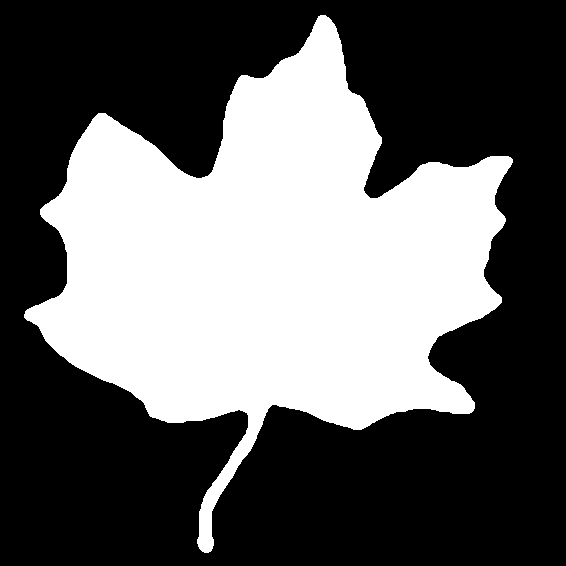
#> input picture DIP-HW9/data/Images/leaf.tif, 566 x 566 px, found by its file name
$ jupyter execute Q2.ipynb
#> lines starting #> are read from the running program, lines starting #| are printed output that depends on the picture; after the words box and inside, x2 and y2 are one past the last pixel; in counts of white or black regions, pixels touching at a corner belong together
## Exercise 2: Border Following and Chain Codes

### Overview

This exercise focuses on extracting, analyzing, and representing the boundary of an object using three major techniques:

1. **Boundary Following Algorithm** – Manually implementing the contour-following method described in Section 11.1.1 of the textbook, applied to the "leaf.tif" image.
2. **Chain Code Representation** – Extracting the chain code from the boundary obtained, after performing boundary subsampling to reduce point density.
3. **Fourier Descriptors** – Applying the Fourier descriptor method described in Section 11.2.3 to represent the boundary in the frequency domain and reduce the number of descriptors while maintaining the recognizability of the shape.

### Constraints

- Use of built-in functions for boundary detection and chain code extraction is **not allowed**.
- All algorithms must be implemented manually based on the concepts provided in the textbook.

[cell 1]
import numpy as np
import cv2
import matplotlib.pyplot as plt
import math

[cell 2]
img = cv2.imread("/mnt/e/Term 4/HW/DIP-HW9/data/Images/leaf.tif", cv2.IMREAD_GRAYSCALE)
#> img: shape (566, 566); 38.2% white; 1 white region, box (x1, y1, x2, y2) and area: (24, 15, 513, 553) 122446

plt.imshow(img, cmap='gray')
plt.title("Binary Image")
plt.axis("off")
plt.show()

[cell 3]
# binarize the image
threshold_utso, binary = cv2.threshold(img, 0, 1, cv2.THRESH_BINARY + cv2.THRESH_OTSU)
#> threshold_utso = 0

plt.imshow(binary*255.0, cmap='gray')
plt.title("Binary Image")
plt.axis("off")
plt.show()
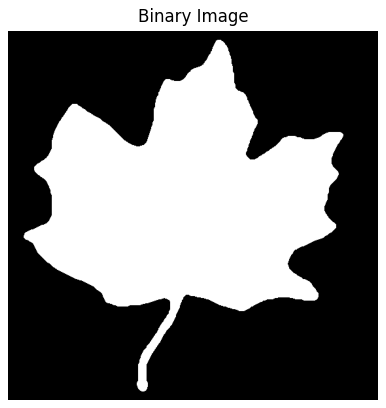
#> figure drawn by matplotlib, 1 panel

print(f'Utso threshold is: {threshold_utso}')
#| Utso threshold is: 0.0

[cell 4]
# Pad the binary image to avoid index errors at the borders
binary = np.pad(binary, ((1, 1), (1, 1)), mode='constant')
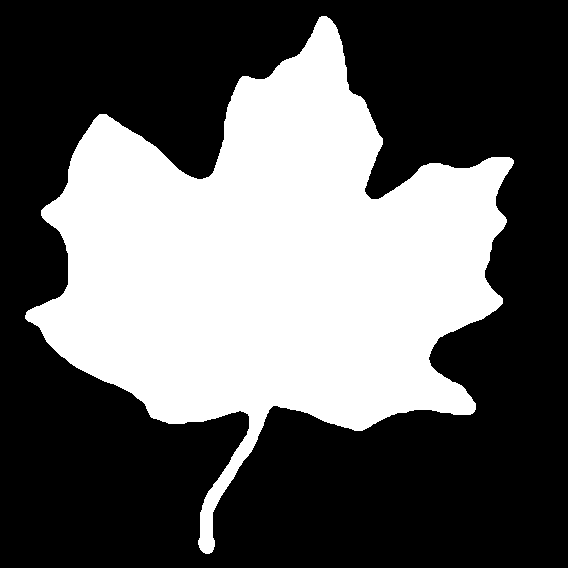
#> binary: shape (568, 568); values 0 (black) and 1 (white), 38% white; 1 white region, box (x1, y1, x2, y2) and area: (25, 16, 514, 554) 122446

[cell 5]
# Define 8-connected neighbor directions (clockwise)
neighbors = [(-1, 0), (-1, 1), (0, 1), (1, 1),
             (1, 0), (1, -1), (0, -1), (-1, -1)]

[cell 6]
# Define 8-connected neighbor directions (clockwise)
neighbors = [(-1, -1), (-1, 0), (-1, 1), (0, 1), (1, 1),
             (1, 0), (1, -1), (0, -1)]

[cell 7]
# Find the top-left most foreground pixel (b0)
cords = np.argwhere(binary == 1)
#> cords = 122446 pairs, first value 16 to 553, second value 25 to 513
cords
#> Out has the same summary as cords

[cell 8]
b0 = cords[0]
#> b0 = [16, 321]
b = b0.copy()
#> b = [16, 321]
c = b + [0, -1]
#> c = [16, 320]

[cell 9]
boundary = [b.tolist()]
#> boundary = [[16, 321]]
visited = set()
visited.add(tuple(b))

[cell 10]
b0 = cords[0]
b = b0.copy()
c = b + [0, -1]
boundary = [b.tolist()]

neighbor_idx = 0

while True:
    found = False

    for i in range(len(neighbors)):
        idx = (neighbor_idx + i) % 8

        candidate = tuple(b_i + n_i for b_i, n_i in zip(b, neighbors[idx]))
        dx, dy = candidate

        if binary[dx, dy] == 1:
            idx_c = (idx -1) % 8
            neighbor_idx = idx_c - 2
            c = tuple(b_i + n_i for b_i, n_i in zip(b, neighbors[idx_c]))
            b = candidate
            boundary.append(candidate)
            found = True
            break

    if not found or np.array_equal(b, b0):
        break
#> after the loop, boundary = 1900 pairs, first value 16 to 553, second value 25 to 513

[cell 11]
boundary_image = np.zeros_like(binary)

for _, y in enumerate(boundary):
    boundary_image[y[0], y[1]] = 1
#> this loop made 1900 passes
#> y on passes 1 to 3: [16, 321], (16, 322), (16, 323)
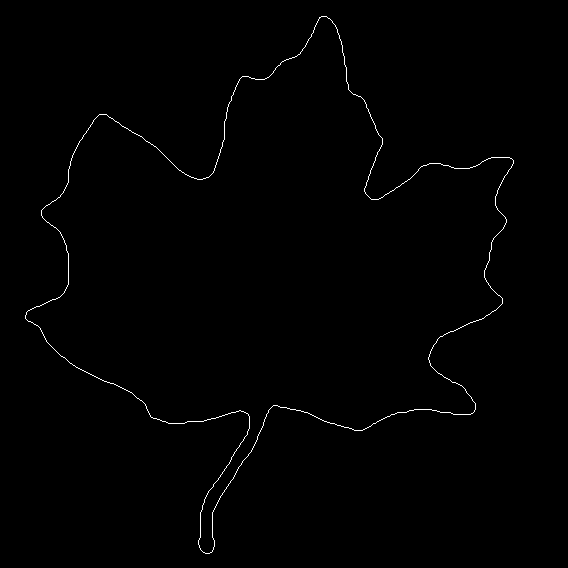
#> boundary_image: shape (568, 568); values 0 (black) and 1 (white), 0.59% white in thin lines or dots, all inside (x1, y1, x2, y2) = (25, 16, 514, 554)


plt.figure(figsize=(8,8))
plt.imshow(boundary_image, cmap='Reds', alpha=0.6)
plt.title("Boundary image")
plt.axis('off')
plt.show()

[cell 12]
boundary
#> Out has the same summary as boundary

___

# Part b

[cell 13]
step = 3

resampled_image = boundary[::step]
#> resampled_image = 634 pairs, first value 16 to 553, second value 25 to 513

boundary_image_resampled = np.zeros_like(binary)

for _, y in enumerate(resampled_image):
    boundary_image_resampled[y[0], y[1]] = 1
#> this loop made 634 passes
#> y on passes 1 to 3: [16, 321], (16, 324), (17, 327)
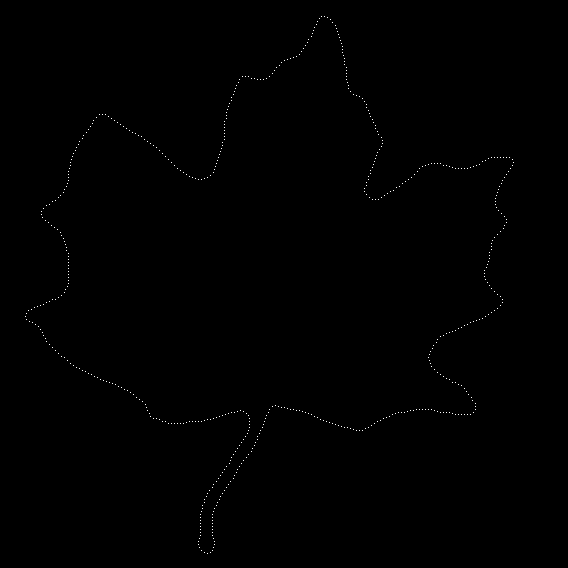
#> boundary_image_resampled: shape (568, 568); values 0 (black) and 1 (white), 0.2% white in thin lines or dots, all inside (x1, y1, x2, y2) = (25, 16, 514, 554)


plt.figure(figsize=(8,8))
plt.imshow(boundary_image_resampled, cmap='Blues', alpha=1)
plt.title("Boundary image")
plt.axis('off')
plt.show()

[cell 14]
boundaries_points = np.argwhere(boundary_image_resampled == 1)
#> boundaries_points = 633 pairs, first value 16 to 553, second value 25 to 513

[cell 15]
codes = []

for i in range(boundaries_points.shape[0]):
    current_point = tuple(boundaries_points[i])

    if i == (boundaries_points.shape[0] - 1):
        next_point = tuple(boundaries_points[0])
    else:
        next_point = tuple(boundaries_points[i+1])

    x1, y1 = current_point
    x2, y2 = next_point

    dx = x2 - x1
    dy = y2 - y1

    angle_rad = math.atan2(dx, dy)
    angle_deg = math.degrees(angle_rad)
    angle = (angle_deg + 360) % 360

    #  code = int((angle + 22.5) // 45) % 8

    if 337.5 <= angle or angle < 22.5:
        code = 0
    elif 22.5 <= angle < 67.5:
        code = 7
    elif 67.5 <= angle < 112.5:
        code = 6
    elif 112.5 <= angle < 157.5:
        code = 5
    elif 157.5 <= angle < 202.5:
        code = 4
    elif 202.5 <= angle < 247.5:
        code = 3
    elif 247.5 <= angle < 292.5:
        code = 2
    elif 292.5 <= angle < 337.5:
        code = 1

    codes.append(code)
#> this loop made 633 passes
#> (x1, y1, x2, y2, dx, dy, angle_rad, angle_deg) on passes 1 to 12: (16, 321, 16, 324, 0, 3, 0, 0), (16, 324, 17, 327, 1, 3, 0.322, 18.43), (17, 327, 18, 319, 1, -8, 3.02, 172.9), (18, 319, 19, 330, 1, 11, 0.0907, 5.19), (19, 330, 21, 317, 2, -13, 2.99, 171.3), (21, 317, 22, 332, 1, 15, 0.0666, 3.81), (22, 332, 24, 316, 2, -16, 3.02, 172.9), (24, 316, 25, 335, 1, 19, 0.0526, 3.01), (25, 335, 27, 314, 2, -21, 3.05, 174.6), (27, 314, 28, 336, 1, 22, 0.0454, 2.6), (28, 336, 30, 313, 2, -23, 3.05, 175), (30, 313, 31, 337, 1, 24, 0.0416, 2.39)
#> (x1, y1, x2, y2, dx, dy) on pass 58: (79, 346, 82, 238, 3, -108)

codes
#> Out = 633 values, max 7 at index 272, min 0 at index 0, mean 1.58

# Part c

[cell 16]
from skimage.measure import find_contours


# To find boundary of an image
contours = find_contours(image=binary, level=0.5)
boundary = contours[0]
print(f'Number of points on boundary is: {boundary.shape[0]}')
#| Number of points on boundary is: 2719

boundary_image = np.zeros_like(binary)

for _, point in enumerate(boundary):
    boundary_image[int(point[0]), int(point[1])] = 1
#> this loop made 2719 passes
#> point on passes 1 to 3: [553.5, 209], [553.5, 208], [553.5, 207]
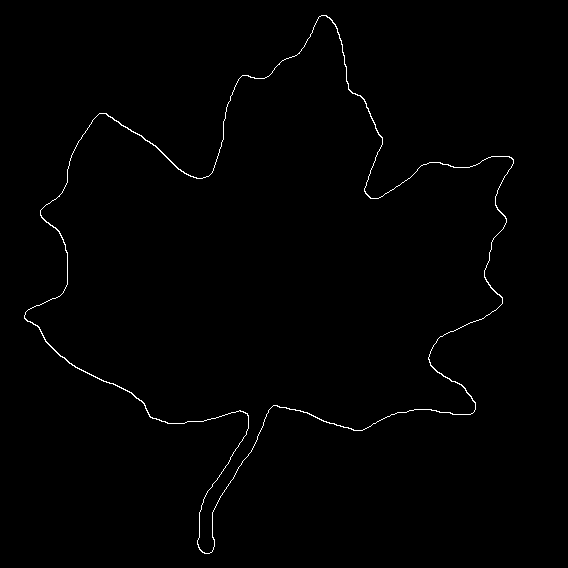
#> boundary_image: shape (568, 568); values 0 (black) and 1 (white), 0.7% white in thin lines or dots, all inside (x1, y1, x2, y2) = (24, 15, 514, 554)


plt.figure(figsize=(8,8))
plt.imshow(boundary_image, cmap='Reds', alpha=0.6)
plt.title("Boundary image")
plt.axis('off')
plt.show()

[cell 17]
np_pts = boundary.shape[0]
if np_pts % 2 != 0:
    boundary = np.vstack([boundary, boundary[-1]])
    np_pts += 1

complex_boundary = boundary[:, 0] + 1j * boundary[:, 1]
fft_boundary = np.fft.fft(a=complex_boundary)
fft_boundary_shift = np.fft.fftshift(fft_boundary)

magnitude = np.abs(fft_boundary)
magnitude_centered = np.abs(fft_boundary_shift)

plt.figure(figsize=(12,4))

plt.subplot(1,2,1)
plt.plot(magnitude)
plt.title("FFT (Unshifted)")
plt.xlabel("Frequency index")
plt.ylabel("Magnitude")

plt.subplot(1,2,2)
plt.plot(magnitude_centered)
plt.title("FFT (Shifted with fftshift)")
plt.xlabel("Frequency index")
plt.ylabel("Magnitude")

plt.tight_layout()
plt.show()
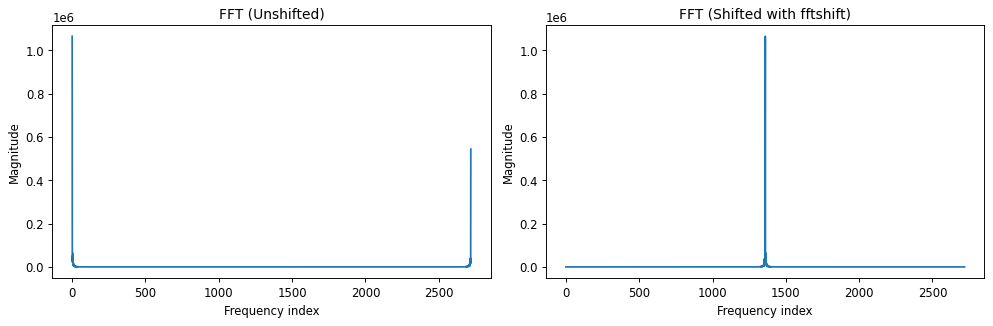
#> figure drawn by matplotlib, 2 panels; panel 1: curve peaks at x = 0, y = 1065382.9; panel 2: curve peaks at x = 1360, y = 1065382.9

[cell 18]
nums = [286, 144, 72, 36, 18, 8]

for i, num in enumerate(nums):
    selected = fft_boundary[:num]
    fft_copy = np.zeros_like(fft_boundary)

    fft_copy[:num//2] = fft_boundary[:num//2]
    fft_copy[-num//2:] = fft_boundary[-num//2:]
    approx_ifft = np.fft.ifft(fft_copy)

    real_approx = np.real(approx_ifft)
    imag_approx = np.imag(approx_ifft)

    approx = np.vstack([real_approx, imag_approx]).T

    plt.figure(figsize=(24, 4))
    plt.subplot(1,len(nums),i+1)
    plt.plot(approx[:,1], -approx[:,0], 'r-')
    plt.title(f"k = {num}")
    plt.axis('equal')
    plt.axis('off')
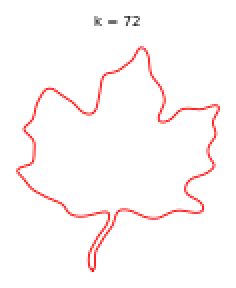
#> figure drawn by matplotlib, 1 panel
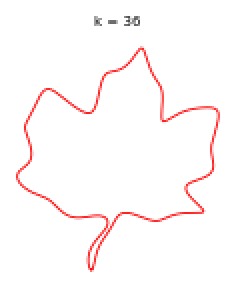
#> figure drawn by matplotlib, 1 panel
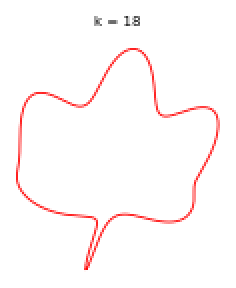
#> figure drawn by matplotlib, 1 panel
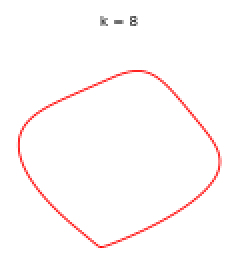
#> figure drawn by matplotlib, 1 panel

$ run again, with DIP-HW9/data/Images/chromosome.tif copied over DIP-HW9/data/Images/leaf.tif
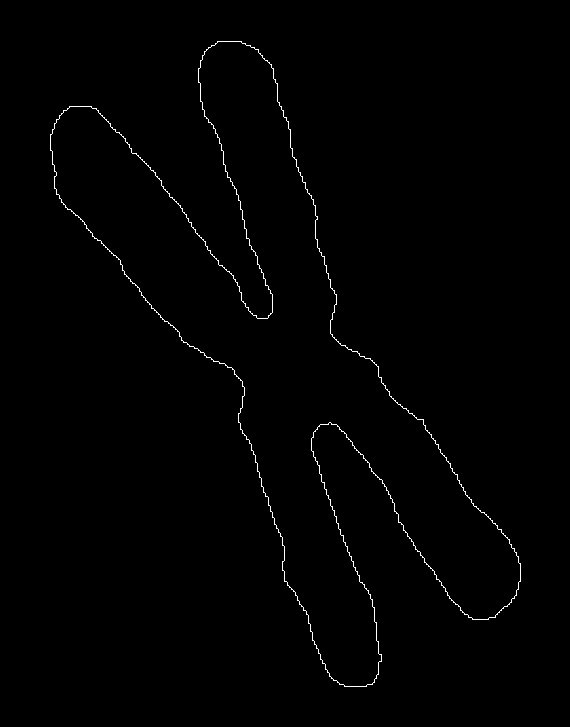
#> input picture DIP-HW9/data/Images/chromosome.tif, 570 x 727 px, found by its file name
#> img: shape (727, 570); 0.69% white in thin lines or dots, all inside (x1, y1, x2, y2) = (50, 41, 521, 687)
#> threshold_utso = 0
#| Utso threshold is: 0.0
#> cords = 2867 pairs, first value 42 to 687, second value 51 to 521
#> `cords`: Out has the same summary as cords
#> b0 = [42, 218]
#> c = [42, 217]
#> `boundary = [b.tolist()]`: boundary = [[42, 218]]
#> after the loop `while True:`: boundary = 2868 pairs, first value 42 to 687, second value 51 to 521
#> the loop `for _, y in enumerate(boundary):` made 2868 passes
#> y on passes 1 to 3: [42, 218], (42, 219), (42, 220)
#> `boundary`: Out has the same summary as boundary
#> resampled_image = 956 pairs, first value 42 to 687, second value 51 to 521
#> the loop `for _, y in enumerate(resampled_image):` made 956 passes
#> y on passes 1 to 3: [42, 218], (42, 221), (42, 224)
#> after the loop `for _, y in enumerate(resampled_image):`:
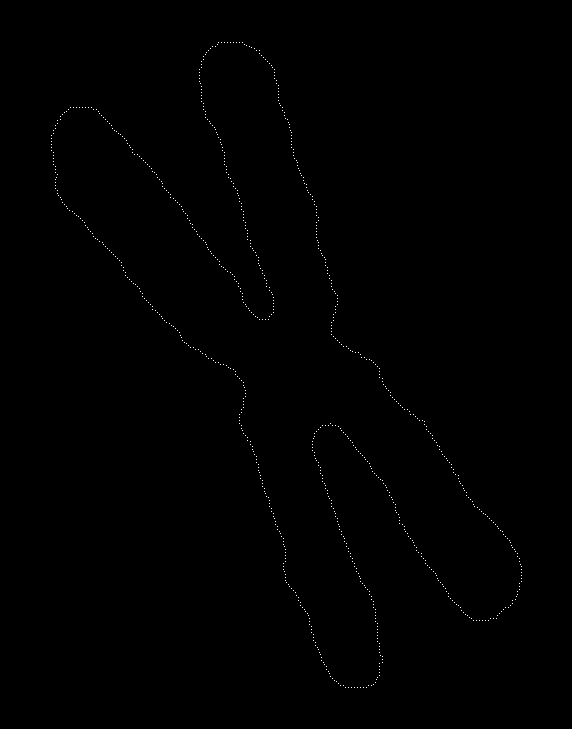
#> boundary_image_resampled: shape (729, 572); values 0 (black) and 1 (white), 0.23% white in thin lines or dots, all inside (x1, y1, x2, y2) = (51, 42, 522, 688)
#> boundaries_points has the same summary as resampled_image
#> the loop `for i in range(boundaries_points.shape[0]):` made 956 passes
#> (x1, y1, x2, y2, dx, dy, angle_rad, angle_deg) on passes 1 to 8: (42, 218, 42, 221, 0, 3, 0, 0), (42, 221, 42, 224, 0, 3, 0, 0), (42, 224, 42, 227, 0, 3, 0, 0), (42, 227, 42, 230, 0, 3, 0, 0), (42, 230, 42, 233, 0, 3, 0, 0), (42, 233, 42, 236, 0, 3, 0, 0), (42, 236, 42, 239, 0, 3, 0, 0), (42, 239, 42, 242, 0, 3, 0, 0)
#> `codes`: Out = 956 values, max 7 at index 10, min 0 at index 0, mean 1.76
#| Number of points on boundary is: 57
#> the loop `for _, point in enumerate(boundary):` made 57 passes
#> point on passes 1 to 8: [43.5, 242], [43, 241.5], [42.5, 241], [42.5, 240], [42.5, 239], [42.5, 238], [42.5, 237], [42.5, 236]
#> `[cell 18] nums = [286, 144, 72, 36, 18, 8]  for i, num in enumerate(nu..`:
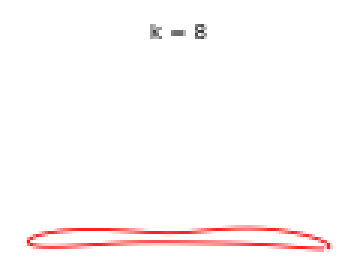
#> figure drawn by matplotlib, 1 panel
